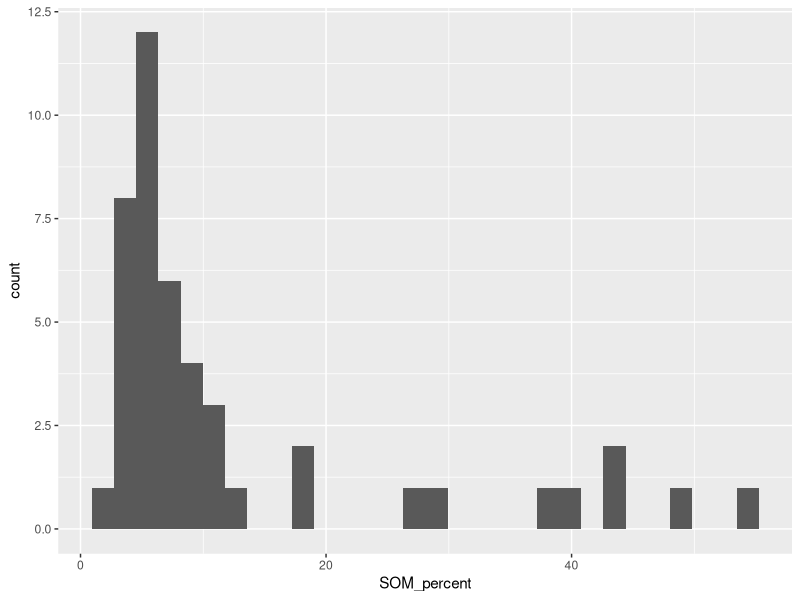
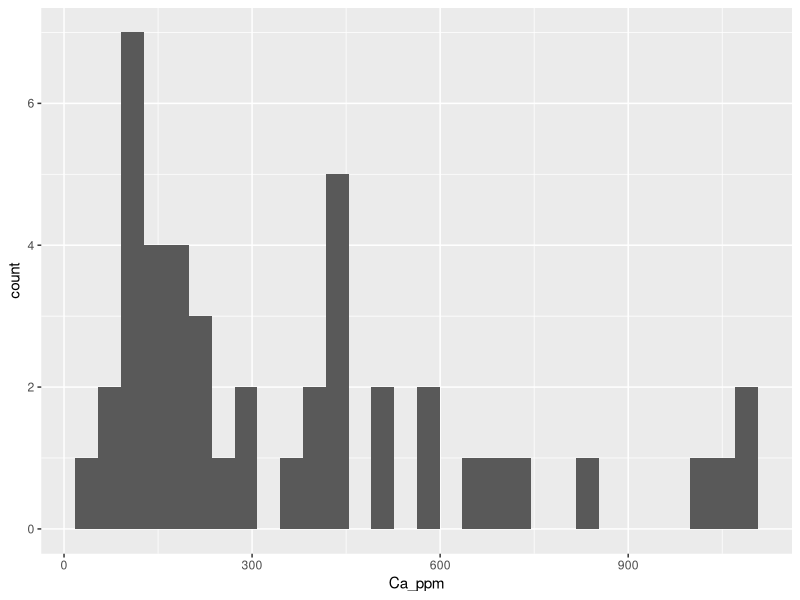
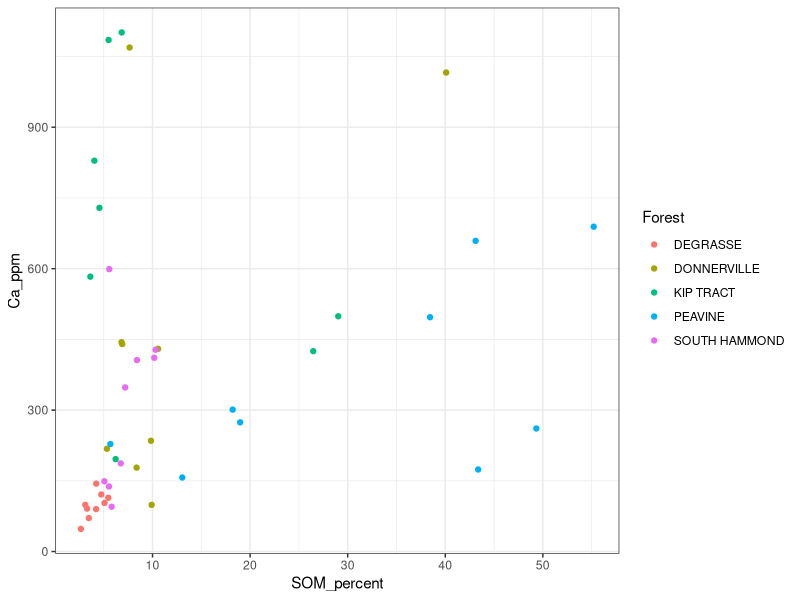
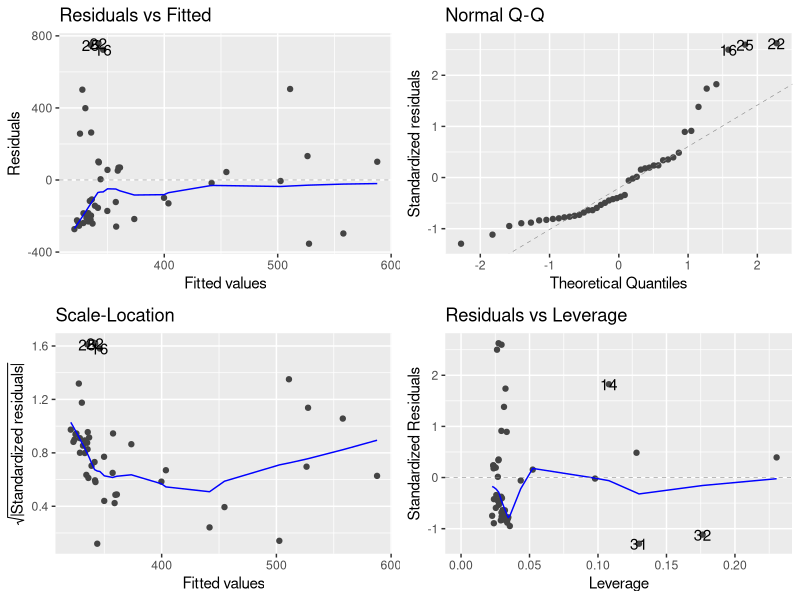
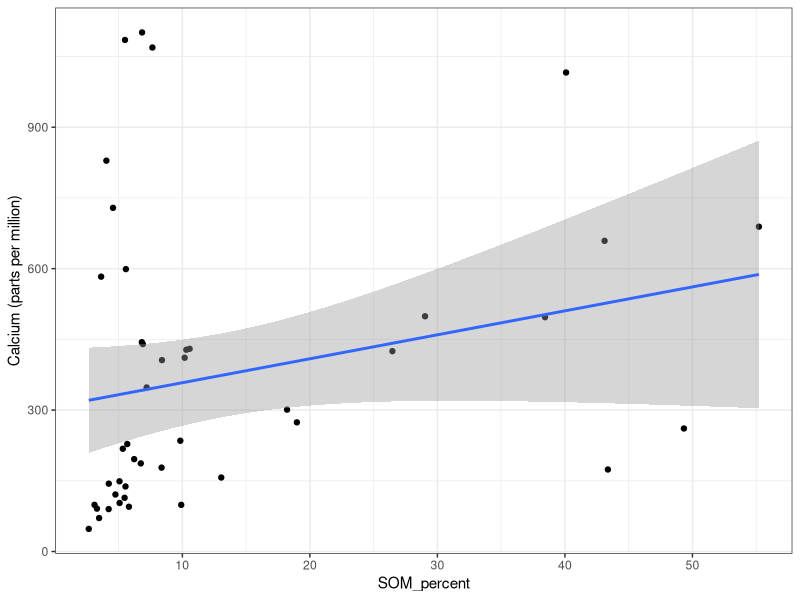
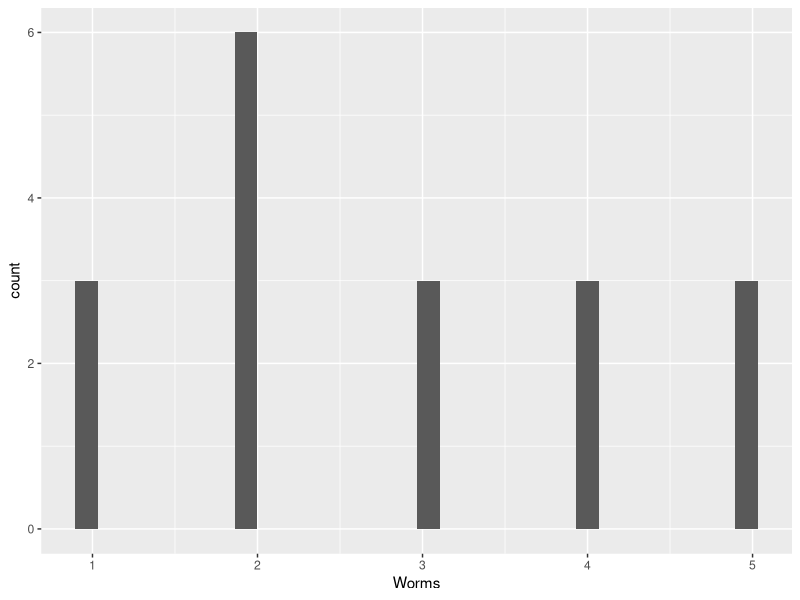
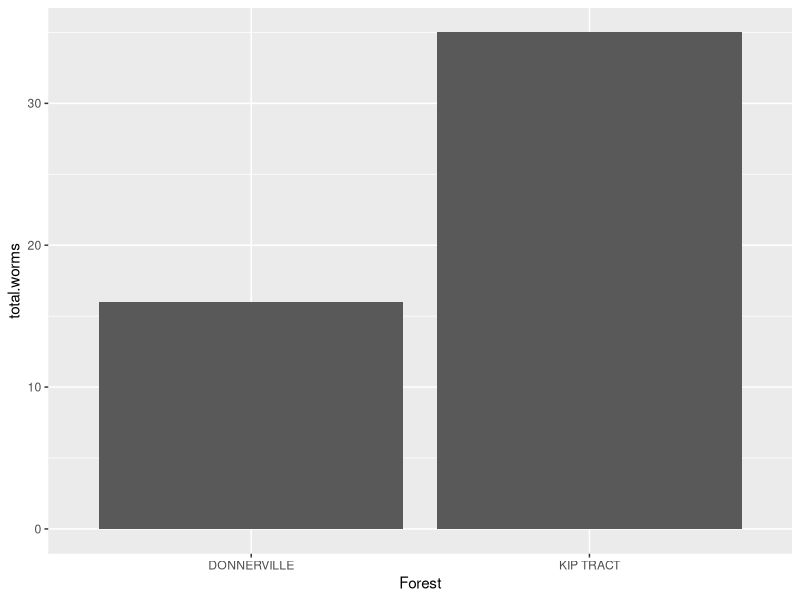
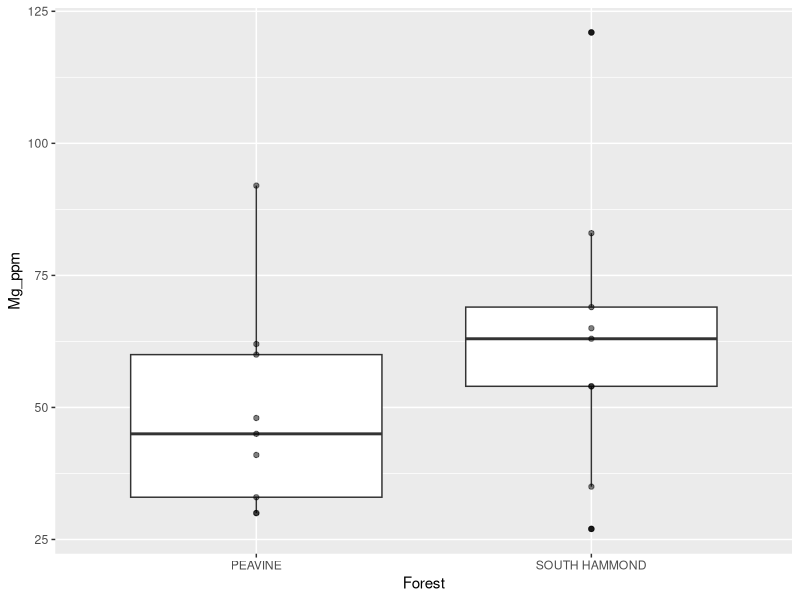

The R script that drew these images, in order:
## ---- chunk 1
rm(list = ls())
library(tidyverse)
library(here)
library(ggfortify)
## ---- chunk 2
soil <- read.csv(here("Data", "soil_reduced-1.csv"),stringsAsFactors = TRUE)
## ---- chunk 3
levels(soil$Forest)
## ---- chunk 4
ggplot(soil, aes(x = SOM_percent))+
     geom_histogram()
## ---- chunk 5
ggplot(soil, aes(x = Ca_ppm))+
     geom_histogram()
## ---- chunk 6
summary(soil)
## ---- chunk 7
ggplot(soil, aes(x = SOM_percent,  y = Ca_ppm, color = Forest))+
     geom_point()+
     theme_bw()
## ---- chunk 8
SOM_CA_mod <- lm(Ca_ppm ~ SOM_percent, data = soil)
## ---- chunk 9
autoplot(SOM_CA_mod)
## ---- chunk 10
anova(SOM_CA_mod)
## ---- chunk 11
summary(SOM_CA_mod)
## ---- chunk 12
ggplot(soil, aes(SOM_percent, Ca_ppm))+
     geom_point()+
     geom_smooth(method = "lm")+
     ylab("Calcium (parts per million)")+
     theme_bw()
## ---- chunk 13
levels(soil$Forest)
## ---- chunk 14
worms<-soil %>% filter(Forest == "DONNERVILLE" | Forest == "KIP TRACT")

worms$Forest<- factor(worms$Forest)
## ---- chunk 15
ggplot(worms, aes(Worms))+
     geom_histogram()

summary(worms$Worms)
## ---- chunk 16
totals <- worms %>% group_by(Forest) %>% summarise(total.worms = sum(Worms))
## ---- chunk 17
ggplot(totals, aes(x = Forest, y = total.worms))+
     geom_bar(stat = "identity", position = "dodge")
## ---- chunk 18
worms.mat <- xtabs(Worms ~ Forest, data = worms)
worms.mat
## ---- chunk 19
chisq.test(worms.mat)
## ---- chunk 20
chem_data<-soil %>% filter(Forest == "PEAVINE" | Forest == "SOUTH HAMMOND")

chem_data$Forest <- factor(chem_data$Forest)
## ---- chunk 21
ggplot(chem_data, aes(Forest, Mg_ppm))+
     geom_boxplot()+
     geom_point(alpha = 0.5)
## ---- chunk 22
chem_data$Mg_ppm
## ---- chunk 23
ggplot(chem_data, aes(x = Mg_ppm))+
     geom_histogram(binwidth=10)+
     facet_wrap(~Forest, ncol = 1)+
     theme_bw()
## ---- chunk 24
worm_means<-chem_data %>% group_by(Forest) %>% summarise(
     mean_worms = mean(Worms,na.rm = TRUE), 
     sem_worms = (sd(Worms, na.rm = TRUE)/sqrt(length(Worms)))
     
)
## ---- chunk 25
t.test(Worms ~Forest, data = chem_data)
